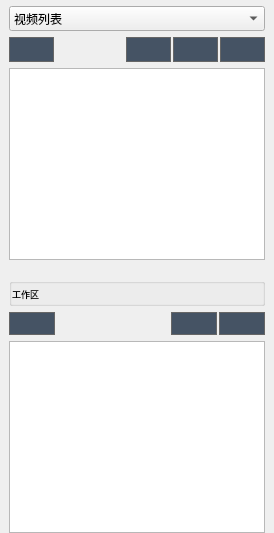
              <widget class="QWidget" name="widget_list" native="true">
               <layout class="QGridLayout" name="gridLayout_14">
                <property name="leftMargin">
                 <number>0</number>
                </property>
                <property name="topMargin">
                 <number>0</number>
                </property>
                <property name="rightMargin">
                 <number>0</number>
                </property>
                <property name="bottomMargin">
                 <number>0</number>
                </property>
                <item row="0" column="0">
                 <layout class="QVBoxLayout" name="verticalLayout_13">
                  <item>
                   <widget class="QWidget" name="original" native="true">
                    <property name="font">
                     <font>
                      <family>微软雅黑</family>
                      <pointsize>7</pointsize>
                     </font>
                    </property>
                    <layout class="QGridLayout" name="gridLayout_12">
                     <property name="topMargin">
                      <number>6</number>
                     </property>
                     <property name="bottomMargin">
                      <number>6</number>
                     </property>
                     <item row="0" column="0">
                      <layout class="QVBoxLayout" name="verticalLayout" stretch="1,0,20">
                       <item>
                        <layout class="QHBoxLayout" name="horizontalLayout_3" stretch="0">
                         <property name="spacing">
                          <number>2</number>
                         </property>
                         <item>
                          <widget class="QComboBox" name="v_d_comboBox">
                           <property name="sizePolicy">
                            <sizepolicy hsizetype="Expanding" vsizetype="Expanding">
                             <horstretch>0</horstretch>
                             <verstretch>0</verstretch>
                            </sizepolicy>
                           </property>
                           <property name="minimumSize">
                            <size>
                             <width>0</width>
                             <height>25</height>
                            </size>
                           </property>
                           <property name="font">
                            <font>
                             <family>微软雅黑</family>
                             <pointsize>9</pointsize>
                            </font>
                           </property>
                           <item>
                            <property name="text">
                             <string>视频列表</string>
                            </property>
                           </item>
                           <item>
                            <property name="text">
                             <string>设备列表</string>
                            </property>
                           </item>
                          </widget>
                         </item>
                        </layout>
                       </item>
                       <item>
                        <layout class="QHBoxLayout" name="horizontalLayout_12" stretch="0,0,0,0,0">
                         <property name="spacing">
                          <number>2</number>
                         </property>
                         <property name="rightMargin">
                          <number>0</number>
                         </property>
                         <item>
                          <widget class="QPushButton" name="new_file">
                           <property name="sizePolicy">
                            <sizepolicy hsizetype="Fixed" vsizetype="Fixed">
                             <horstretch>0</horstretch>
                             <verstretch>0</verstretch>
                            </sizepolicy>
                           </property>
                           <property name="minimumSize">
                            <size>
                             <width>15</width>
                             <height>15</height>
                            </size>
                           </property>
                           <property name="toolTip">
                            <string>刷新列表</string>
                           </property>
                           <property name="styleSheet">
                            <string notr="true">QPushButton {
    background-color: #455364; /* 默认颜色，浅灰色 */
    border: 1px solid #666666; /* 灰色的边框 */
    padding: 5px 10px;
}

QPushButton:hover {
    background-color: #54687a; /* 鼠标悬停时的颜色，稍浅的灰色 */
}

QPushButton:pressed {
    background-color: #455364; /* 鼠标点击时的颜色，稍深的灰色 */
}
</string>
                           </property>
                           <property name="text">
                            <string/>
                           </property>
                           <property name="icon">
                            <iconset>
                             <normaloff>resources/op_icon/file.png</normaloff>resources/op_icon/file.png</iconset>
                           </property>
                           <property name="iconSize">
                            <size>
                             <width>15</width>
                             <height>15</height>
                            </size>
                           </property>
                           <property name="autoDefault">
                            <bool>false</bool>
                           </property>
                           <property name="default">
                            <bool>false</bool>
                           </property>
                           <property name="flat">
                            <bool>false</bool>
                           </property>
                          </widget>
                         </item>
                         <item>
                          <spacer name="horizontalSpacer">
                           <property name="orientation">
                            <enum>Qt::Horizontal</enum>
                           </property>
                           <property name="sizeHint" stdset="0">
                            <size>
                             <width>40</width>
                             <height>20</height>
                            </size>
                           </property>
                          </spacer>
                         </item>
                         <item>
                          <widget class="QPushButton" name="add_workspace">
                           <property name="sizePolicy">
                            <sizepolicy hsizetype="Fixed" vsizetype="Fixed">
                             <horstretch>0</horstretch>
                             <verstretch>0</verstretch>
                            </sizepolicy>
                           </property>
                           <property name="minimumSize">
                            <size>
                             <width>15</width>
                             <height>15</height>
                            </size>
                           </property>
                           <property name="toolTip">
                            <string>加入工作区</string>
                           </property>
                           <property name="styleSheet">
                            <string notr="true">QPushButton {
    background-color: #455364; /* 默认颜色，浅灰色 */
    border: 1px solid #666666; /* 灰色的边框 */
    padding: 5px 10px;
}

QPushButton:hover {
    background-color: #54687a; /* 鼠标悬停时的颜色，稍浅的灰色 */
}

QPushButton:pressed {
    background-color: #455364; /* 鼠标点击时的颜色，稍深的灰色 */
}
</string>
                           </property>
                           <property name="text">
                            <string/>
                           </property>
                           <property name="icon">
                            <iconset>
                             <normaloff>resources/op_icon/add.png</normaloff>resources/op_icon/add.png</iconset>
                           </property>
                           <property name="iconSize">
                            <size>
                             <width>15</width>
                             <height>15</height>
                            </size>
                           </property>
                          </widget>
                         </item>
                         <item>
                          <widget class="QPushButton" name="rename">
                           <property name="sizePolicy">
                            <sizepolicy hsizetype="Fixed" vsizetype="Fixed">
                             <horstretch>0</horstretch>
                             <verstretch>0</verstretch>
                            </sizepolicy>
                           </property>
                           <property name="minimumSize">
                            <size>
                             <width>15</width>
                             <height>15</height>
                            </size>
                           </property>
                           <property name="toolTip">
                            <string>重命名</string>
                           </property>
                           <property name="styleSheet">
                            <string notr="true">QPushButton {
    background-color: #455364; /* 默认颜色，浅灰色 */
    border: 1px solid #666666; /* 灰色的边框 */
    padding: 5px 10px;
}

QPushButton:hover {
    background-color: #54687a; /* 鼠标悬停时的颜色，稍浅的灰色 */
}

QPushButton:pressed {
    background-color: #455364; /* 鼠标点击时的颜色，稍深的灰色 */
}
</string>
                           </property>
                           <property name="text">
                            <string/>
                           </property>
                           <property name="icon">
                            <iconset>
                             <normaloff>resources/op_icon/rename.png</normaloff>resources/op_icon/rename.png</iconset>
                           </property>
                           <property name="iconSize">
                            <size>
                             <width>15</width>
                             <height>15</height>
                            </size>
                           </property>
                          </widget>
                         </item>
                         <item>
                          <widget class="QPushButton" name="delete_file">
                           <property name="sizePolicy">
                            <sizepolicy hsizetype="Fixed" vsizetype="Fixed">
                             <horstretch>0</horstretch>
                             <verstretch>0</verstretch>
                            </sizepolicy>
                           </property>
                           <property name="minimumSize">
                            <size>
                             <width>15</width>
                             <height>15</height>
                            </size>
                           </property>
                           <property name="toolTip">
                            <string>删除文件</string>
                           </property>
                           <property name="styleSheet">
                            <string notr="true">QPushButton {
    background-color: #455364; /* 默认颜色，浅灰色 */
    border: 1px solid #666666; /* 灰色的边框 */
    padding: 5px 10px;
}

QPushButton:hover {
    background-color: #54687a; /* 鼠标悬停时的颜色，稍浅的灰色 */
}

QPushButton:pressed {
    background-color: #455364; /* 鼠标点击时的颜色，稍深的灰色 */
}
</string>
                           </property>
                           <property name="text">
                            <string/>
                           </property>
                           <property name="icon">
                            <iconset>
                             <normaloff>resources/op_icon/delete-file.png</normaloff>resources/op_icon/delete-file.png</iconset>
                           </property>
                           <property name="iconSize">
                            <size>
                             <width>15</width>
                             <height>15</height>
                            </size>
                           </property>
                          </widget>
                         </item>
                        </layout>
                       </item>
                       <item>
                        <widget class="QTreeWidget" name="video_tree">
                         <property name="font">
                          <font>
                           <family>微软雅黑</family>
                           <pointsize>9</pointsize>
                          </font>
                         </property>
                         <property name="styleSheet">
                          <string notr="true">QPushButton {
    background-color: rgb(255, 255, 255); /* 默认颜色，浅灰色 */
    border: none;
    padding: 5px 10px;
}

QPushButton:hover {
    background-color:54687a; /* 鼠标悬停时的颜色，稍浅的灰色 */
}

QPushButton:pressed {
    background-color: #606060; /* 鼠标点击时的颜色，稍深的灰色 */
}
</string>
                         </property>
                         <property name="sortingEnabled">
                          <bool>true</bool>
                         </property>
                         <attribute name="headerVisible">
                          <bool>false</bool>
                         </attribute>
                         <column>
                          <property name="text">
                           <string notr="true">1</string>
                          </property>
                         </column>
                        </widget>
                       </item>
                      </layout>
                     </item>
                    </layout>
                   </widget>
                  </item>
                  <item>
                   <widget class="QWidget" name="works" native="true">
                    <property name="font">
                     <font>
                      <pointsize>7</pointsize>
                     </font>
                    </property>
                    <layout class="QGridLayout" name="gridLayout_13">
                     <property name="topMargin">
                      <number>6</number>
                     </property>
                     <property name="bottomMargin">
                      <number>0</number>
                     </property>
                     <item row="1" column="0">
                      <layout class="QVBoxLayout" name="verticalLayout_9" stretch="0,0">
                       <item>
                        <layout class="QHBoxLayout" name="horizontalLayout_15" stretch="0,0,0,0">
                         <property name="spacing">
                          <number>2</number>
                         </property>
                         <property name="rightMargin">
                          <number>0</number>
                         </property>
                         <item>
                          <widget class="QPushButton" name="clear_workspace">
                           <property name="sizePolicy">
                            <sizepolicy hsizetype="Fixed" vsizetype="Fixed">
                             <horstretch>0</horstretch>
                             <verstretch>0</verstretch>
                            </sizepolicy>
                           </property>
                           <property name="minimumSize">
                            <size>
                             <width>15</width>
                             <height>15</height>
                            </size>
                           </property>
                           <property name="toolTip">
                            <string>清空工作区</string>
                           </property>
                           <property name="styleSheet">
                            <string notr="true">QPushButton {
    background-color: #455364; /* 默认颜色，浅灰色 */
    border: 1px solid #666666; /* 灰色的边框 */
    padding: 5px 10px;
}

QPushButton:hover {
    background-color: #54687a; /* 鼠标悬停时的颜色，稍浅的灰色 */
}

QPushButton:pressed {
    background-color: #455364; /* 鼠标点击时的颜色，稍深的灰色 */
}
</string>
                           </property>
                           <property name="text">
                            <string/>
                           </property>
                           <property name="icon">
                            <iconset>
                             <normaloff>resources/op_icon/clear.png</normaloff>resources/op_icon/clear.png</iconset>
                           </property>
                           <property name="iconSize">
                            <size>
                             <width>15</width>
                             <height>15</height>
                            </size>
                           </property>
                           <property name="autoDefault">
                            <bool>false</bool>
                           </property>
                           <property name="default">
                            <bool>false</bool>
                           </property>
                           <property name="flat">
                            <bool>false</bool>
                           </property>
                          </widget>
                         </item>
                         <item>
                          <spacer name="horizontalSpacer_2">
                           <property name="orientation">
                            <enum>Qt::Horizontal</enum>
                           </property>
                           <property name="sizeHint" stdset="0">
                            <size>
                             <width>40</width>
                             <height>20</height>
                            </size>
                           </property>
                          </spacer>
                         </item>
                         <item>
                          <widget class="QPushButton" name="rename_2">
                           <property name="sizePolicy">
                            <sizepolicy hsizetype="Fixed" vsizetype="Fixed">
                             <horstretch>0</horstretch>
                             <verstretch>0</verstretch>
                            </sizepolicy>
                           </property>
                           <property name="minimumSize">
                            <size>
                             <width>15</width>
                             <height>15</height>
                            </size>
                           </property>
                           <property name="toolTip">
                            <string>重命名</string>
                           </property>
                           <property name="styleSheet">
                            <string notr="true">QPushButton {
    background-color: #455364; /* 默认颜色，浅灰色 */
    border: 1px solid #666666; /* 灰色的边框 */
    padding: 5px 10px;
}

QPushButton:hover {
    background-color: #54687a; /* 鼠标悬停时的颜色，稍浅的灰色 */
}

QPushButton:pressed {
    background-color: #455364; /* 鼠标点击时的颜色，稍深的灰色 */
}
</string>
                           </property>
                           <property name="text">
                            <string/>
                           </property>
                           <property name="icon">
                            <iconset>
                             <normaloff>resources/op_icon/rename.png</normaloff>resources/op_icon/rename.png</iconset>
                           </property>
                           <property name="iconSize">
                            <size>
                             <width>15</width>
                             <height>15</height>
                            </size>
                           </property>
                          </widget>
                         </item>
                         <item>
                          <widget class="QPushButton" name="delete_file_2">
                           <property name="sizePolicy">
                            <sizepolicy hsizetype="Fixed" vsizetype="Fixed">
                             <horstretch>0</horstretch>
                             <verstretch>0</verstretch>
                            </sizepolicy>
                           </property>
                           <property name="minimumSize">
                            <size>
                             <width>15</width>
                             <height>15</height>
                            </size>
                           </property>
                           <property name="toolTip">
                            <string>删除文件</string>
                           </property>
                           <property name="styleSheet">
                            <string notr="true">QPushButton {
    background-color: #455364; /* 默认颜色，浅灰色 */
    border: 1px solid #666666; /* 灰色的边框 */
    padding: 5px 10px;
}

QPushButton:hover {
    background-color: #54687a; /* 鼠标悬停时的颜色，稍浅的灰色 */
}

QPushButton:pressed {
    background-color: #455364; /* 鼠标点击时的颜色，稍深的灰色 */
}
</string>
                           </property>
                           <property name="text">
                            <string/>
                           </property>
                           <property name="icon">
                            <iconset>
                             <normaloff>resources/op_icon/delete-file.png</normaloff>resources/op_icon/delete-file.png</iconset>
                           </property>
                           <property name="iconSize">
                            <size>
                             <width>15</width>
                             <height>15</height>
                            </size>
                           </property>
                          </widget>
                         </item>
                        </layout>
                       </item>
                       <item>
                        <widget class="QTreeWidget" name="work_list">
                         <property name="font">
                          <font>
                           <family>微软雅黑</family>
                           <pointsize>7</pointsize>
                          </font>
                         </property>
                         <property name="sortingEnabled">
                          <bool>true</bool>
                         </property>
                         <attribute name="headerVisible">
                          <bool>false</bool>
                         </attribute>
                         <column>
                          <property name="text">
                           <string notr="true">1</string>
                          </property>
                         </column>
                        </widget>
                       </item>
                      </layout>
                     </item>
                     <item row="0" column="0">
                      <widget class="QGroupBox" name="groupBox">
                       <layout class="QGridLayout" name="gridLayout_15">
                        <property name="leftMargin">
                         <number>0</number>
                        </property>
                        <property name="topMargin">
                         <number>0</number>
                        </property>
                        <property name="rightMargin">
                         <number>0</number>
                        </property>
                        <property name="bottomMargin">
                         <number>0</number>
                        </property>
                        <item row="0" column="0">
                         <widget class="QLabel" name="label_3">
                          <property name="font">
                           <font>
                            <family>微软雅黑</family>
                            <pointsize>7</pointsize>
                           </font>
                          </property>
                          <property name="text">
                           <string>工作区</string>
                          </property>
                         </widget>
                        </item>
                       </layout>
                      </widget>
                     </item>
                    </layout>
                   </widget>
                  </item>
                 </layout>
                </item>
               </layout>
              </widget>
